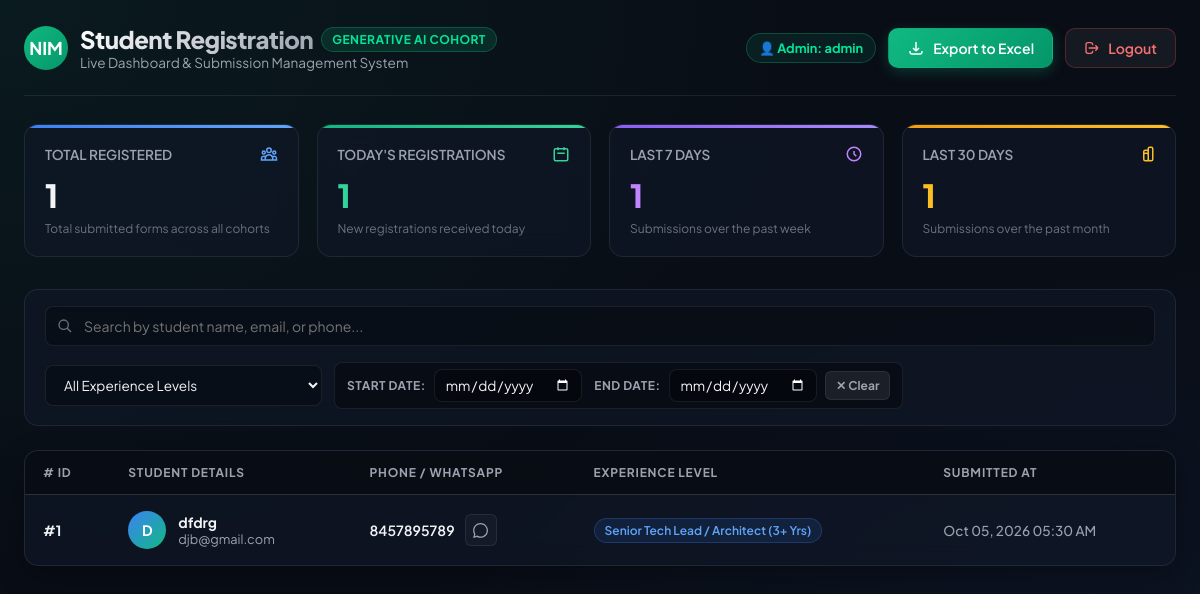
The app's page / (signed in) with its own data.
### studentsapp/models.py (models this page shows, shortened)
class Registration(models.Model):
    STATUS_CHOICES = [
        ('Pending', 'Pending'),
        ('Contacted', 'Contacted'),
        ('Enrolled', 'Enrolled'),
        ('Rejected', 'Rejected'),
    ]
    full_name = models.CharField(max_length=150)
    email = models.EmailField()
    phone = models.CharField(max_length=30)
    experience_level = models.CharField(max_length=150)
    status = models.CharField(max_length=20, choices=STATUS_CHOICES, default='Pending')
    created_at = models.DateTimeField(auto_now_add=True)
    class Meta:
        ordering = ['-created_at']

### studentsapp/views.py (the view)
# urls.py: path('', views.registrations_dashboard, name='registrations_dashboard'),
@login_required(login_url='admin_login')
def registrations_dashboard(request):
    from django.utils import timezone
    from datetime import timedelta, datetime
    registrations = Registration.objects.all().order_by('-created_at')
    start_date_str = request.GET.get('start_date', '').strip()
    end_date_str = request.GET.get('end_date', '').strip()
    filtered_registrations = registrations
    if start_date_str:
        try:
            start_d = datetime.strptime(start_date_str, '%Y-%m-%d').date()
            filtered_registrations = filtered_registrations.filter(created_at__date__gte=start_d)
        except ValueError:
            pass
    if end_date_str:
        try:
            end_d = datetime.strptime(end_date_str, '%Y-%m-%d').date()
            filtered_registrations = filtered_registrations.filter(created_at__date__lte=end_d)
        except ValueError:
            pass
    now = timezone.now()
    today_start = now.date()
    seven_days_ago = now - timedelta(days=7)
    thirty_days_ago = now - timedelta(days=30)
    total_count = registrations.count()
    today_count = registrations.filter(created_at__date=today_start).count()
    week_count = registrations.filter(created_at__gte=seven_days_ago).count()
    month_count = registrations.filter(created_at__gte=thirty_days_ago).count()
    context = {
        'registrations': filtered_registrations,
        'total_count': total_count,
        'today_count': today_count,
        'week_count': week_count,
        'month_count': month_count,
        'start_date': start_date_str,
        'end_date': end_date_str,
        'user': request.user,
    }
    return render(request, 'dashboard.html', context)

### studentsapp/template/dashboard.html (shortened to what this page needs)
<!DOCTYPE html>
<html lang="en">
<head>
</head>
<body>
    <div class="container">
        <header>
            <div class="brand-logo">
                <div class="avatar"
                    style="width: 44px; height: 44px; font-size: 1.1rem; background: linear-gradient(135deg, #10b981, #059669);">
                    NIM</div>
                <div class="brand-title">
                    <div style="display: flex; align-items: center; gap: 8px;">
                        <h1>Student Registration</h1>
                        <span class="brand-badge">Generative AI Cohort</span>
                    </div>
                    <p>Live Dashboard & Submission Management System</p>
                </div>
            </div>
            <div class="header-actions">
                {% if user.is_authenticated %}
                <div
                    style="font-size: 0.8rem; font-weight: 700; color: var(--accent-lime); background: rgba(16, 185, 129, 0.1); border: 1px solid var(--border-color-glow); padding: 6px 12px; border-radius: 20px;">
                    👤 Admin: {{ user.username }}
                </div>
                {% endif %}
                <a href="{% url 'export_excel' %}" class="btn btn-primary"
                    style="background: linear-gradient(135deg, #10b981 0%, #059669 100%); box-shadow: 0 4px 14px rgba(16, 185, 129, 0.25);"
                    title="Download all registered student data as Excel Spreadsheet">
                    <svg width="18" height="18" fill="none" stroke="currentColor" stroke-width="2" viewBox="0 0 24 24">
                        <path d="M4 16v1a3 3 0 003 3h10a3 3 0 003-3v-1m-4-4l-4 4m0 0l-4-4m4 4V4"></path>
                    </svg>
                    Export to Excel
                </a>
                <a href="{% url 'admin_logout' %}" class="btn btn-secondary"
                    style="border-color: rgba(239, 68, 68, 0.3); color: #f87171;" title="Sign out of admin portal">
                    <svg width="16" height="16" fill="none" stroke="currentColor" stroke-width="2" viewBox="0 0 24 24">
                        <path
                            d="M17 16l4-4m0 0l-4-4m4 4H7m6 4v1a3 3 0 01-3 3H6a3 3 0 01-3-3V7a3 3 0 013-3h4a3 3 0 013 3v1">
                        </path>
                    </svg>
                    Logout
                </a>
            </div>
        </header>
        <div class="metrics-grid">
            <div class="metric-card card-total">
                <div class="metric-header">
                    <span>TOTAL REGISTERED</span>
                </div>
                <div class="metric-value">{{ total_count }}</div>
                <div class="metric-footer">Total submitted forms across all cohorts</div>
            </div>
            <div class="metric-card card-enrolled">
                <div class="metric-header">
                    <span>TODAY'S REGISTRATIONS</span>
                    <svg width="18" height="18" fill="none" stroke="#34d399" stroke-width="2" viewBox="0 0 24 24">
                        <path
                            d="M8 7V3m8 4V3m-9 8h10M5 21h14a2 2 0 002-2V7a2 2 0 00-2-2H5a2 2 0 00-2 2v12a2 2 0 002 2z">
                        </path>
                    </svg>
                </div>
                <div class="metric-value" style="color: #34d399;">{{ today_count }}</div>
                <div class="metric-footer">New registrations received today</div>
            </div>
            <div class="metric-card card-contacted">
                <div class="metric-header">
                    <span>LAST 7 DAYS</span>
                    <svg width="18" height="18" fill="none" stroke="#c084fc" stroke-width="2" viewBox="0 0 24 24">
                        <path d="M12 8v4l3 3m6-3a9 9 0 11-18 0 9 9 0 0118 0z"></path>
                    </svg>
                </div>
                <div class="metric-value" style="color: #c084fc;">{{ week_count }}</div>
                <div class="metric-footer">Submissions over the past week</div>
            </div>
            <div class="metric-card card-pending">
                <div class="metric-header">
                    <span>LAST 30 DAYS</span>
                    <svg width="18" height="18" fill="none" stroke="#fbbf24" stroke-width="2" viewBox="0 0 24 24">
                        <path
                            d="M9 19v-6a2 2 0 012-2h2a2 2 0 012 2v6a2 2 0 01-2 2h-2a2 2 0 01-2-2zm0 0V9a2 2 0 012-2h2a2 2 0 012 2v10m-6 0a2 2 0 002 2h2a2 2 0 002-2m0 0V5a2 2 0 012-2h2a2 2 0 012 2v14a2 2 0 01-2 2h-2a2 2 0 01-2-2z">
                        </path>
                    </svg>
                </div>
                <div class="metric-value" style="color: #fbbf24;">{{ month_count }}</div>
                <div class="metric-footer">Submissions over the past month</div>
            </div>
        </div>
        <div class="controls-bar">
            <div class="search-box">
                <svg class="search-icon" width="16" height="16" fill="none" stroke="currentColor" stroke-width="2"
                    viewBox="0 0 24 24">
                    <path d="M21 21l-6-6m2-5a7 7 0 11-14 0 7 7 0 0114 0z"></path>
                </svg>
                <input type="text" id="searchInput" class="search-input"
                    placeholder="Search by student name, email, or phone..." onkeyup="filterTable()">
            </div>
            <div class="filters-group">
                <select id="expFilter" class="select-filter" onchange="filterTable()">
                    <option value="">All Experience Levels</option>
                </select>
                <div
                    style="display: flex; align-items: center; gap: 8px; background: rgba(0, 0, 0, 0.35); padding: 6px 12px; border: 1px solid var(--border-color); border-radius: 8px; flex-wrap: wrap;">
                    <span
                        style="font-size: 0.75rem; font-weight: 700; color: var(--text-muted); text-transform: uppercase; letter-spacing: 0.5px;">Start
                        Date:</span>
                    <input type="date" id="startDate" name="start_date" value="{{ start_date }}" class="select-filter"
                        onchange="filterTable()" style="padding: 6px 10px; color-scheme: dark;">
                    <span
                        style="font-size: 0.75rem; font-weight: 700; color: var(--text-muted); text-transform: uppercase; letter-spacing: 0.5px; margin-left: 4px;">End
                        Date:</span>
                    <input type="date" id="endDate" name="end_date" value="{{ end_date }}" class="select-filter"
                        onchange="filterTable()" style="padding: 6px 10px; color-scheme: dark;">
                    <button type="button" onclick="clearDateFilter()"
                        style="background: rgba(255, 255, 255, 0.08); border: 1px solid var(--border-color); color: var(--text-muted); border-radius: 6px; padding: 6px 10px; font-size: 0.75rem; font-weight: 700; cursor: pointer; transition: all 0.15s ease;"
                        title="Clear Date Filter">✕ Clear</button>
                </div>
            </div>
        </div>
        <div class="table-card">
            <div class="table-container">
                <table id="registrationsTable">
                    <thead>
                        <tr>
                            <th># ID</th>
                            <th>Student Details</th>
                            <th>Phone / WhatsApp</th>
                            <th>Experience Level</th>
                            <th>Submitted At</th>
                        </tr>
                    </thead>
                    <tbody>
                        {% for reg in registrations %}
                        <tr data-name="{{ reg.full_name|lower }}" data-email="{{ reg.email|lower }}"
                            data-phone="{{ reg.phone }}" data-exp="{{ reg.experience_level }}"
                            data-date="{{ reg.created_at|date:'Y-m-d' }}">
                            <td><strong>#{{ reg.id }}</strong></td>
                            <td>
                                <div class="student-info">
                                    <div class="avatar">{{ reg.full_name|slice:":1"|upper }}</div>
                                    <div>
                                        <div class="student-name">{{ reg.full_name }}</div>
                                        <div class="student-email">{{ reg.email }}</div>
                                    </div>
                                </div>
                            </td>
                            <td>
                                <div style="display: flex; align-items: center; gap: 10px;">
                                    <span style="font-weight: 600; color: var(--text-main);">{{ reg.phone }}</span>
                                    <a href="https://wa.me/{{ reg.phone|cut:' '|cut:'+'|cut:'-' }}" target="_blank"
                                        class="btn-icon btn-whatsapp" title="Contact on WhatsApp">
                                    </a>
                                </div>
                            </td>
                            <td>
                                <span class="badge-exp">{{ reg.experience_level }}</span>
                            </td>
                            <td style="color: var(--text-muted); font-size: 0.85rem; font-weight: 500;">
                                {{ reg.created_at|date:"M d, Y h:i A" }}
                            </td>
                        </tr>
                        {% endfor %}
                    </tbody>
                </table>
            </div>
        </div>
    </div>
</body>
</html>

### records on screen
Registration: id "1", full_name "D", full_name "dfdrg", email "djb@gmail.com", phone "8457895789", experience_level "Senior Tech Lead / Architect (3+ Yrs)", created_at "Oct 05, 2026 05:30 AM"

### other values on screen
{{ user.username }} "admin"
{{ total_count }} "1"
{{ today_count }} "1"
{{ week_count }} "1"
{{ month_count }} "1"
